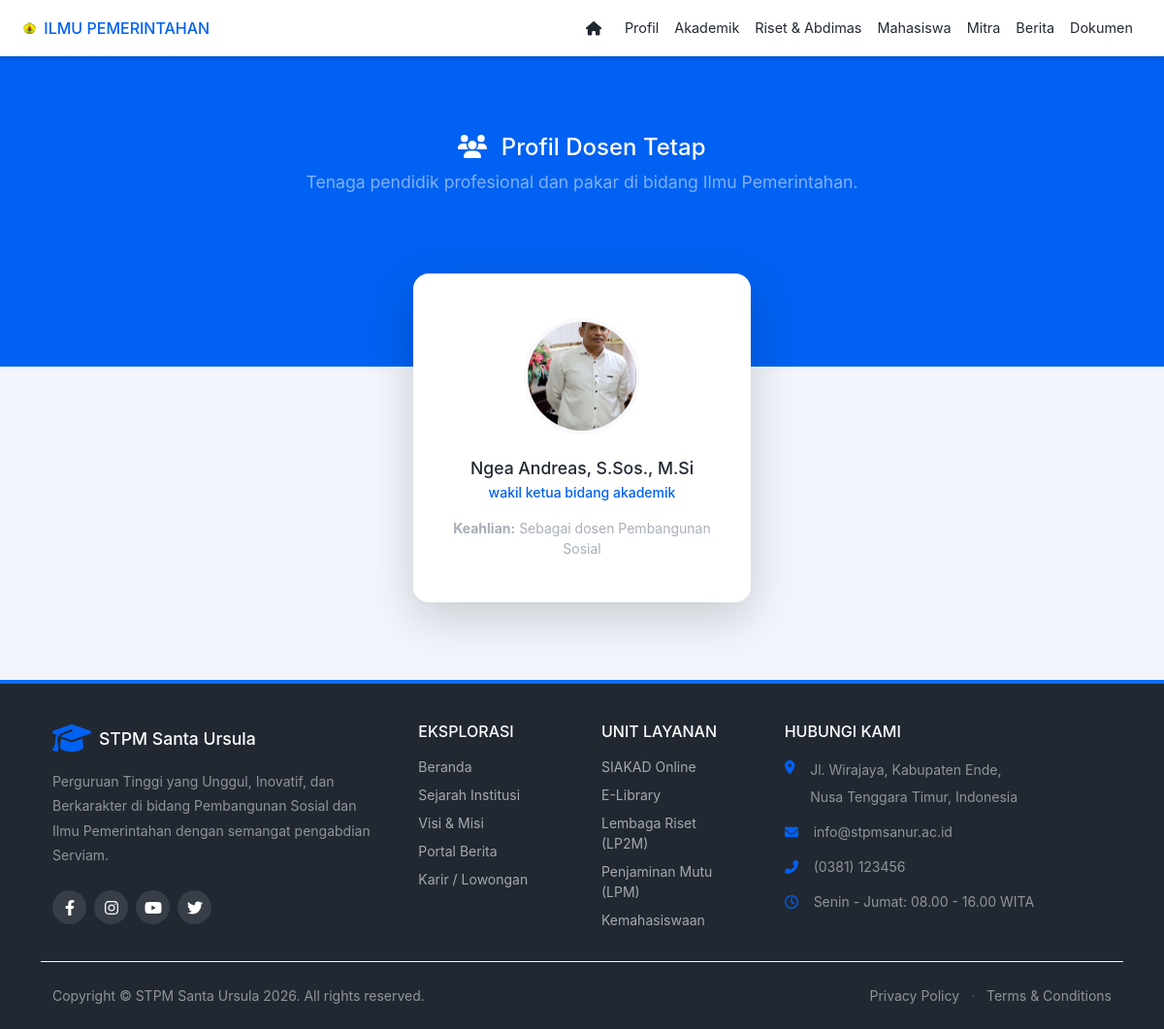
/index.php?module=ip_dosen, run on the app's committed database.
### tables this page shows
CREATE TABLE `prodi_dosen_tampil` (
  `id` int(11) NOT NULL,
  `prodi` enum('pemerintahan','sosiatri') NOT NULL,
  `dosen_id` int(11) NOT NULL,
  `jabatan_web` varchar(100) DEFAULT NULL,
  `keahlian_web` varchar(255) DEFAULT NULL,
  `foto_web` varchar(255) DEFAULT NULL
);

CREATE TABLE `dosen` (
  `id` int(11) NOT NULL,
  `user_id` int(11) DEFAULT NULL,
  `nidn` varchar(50) DEFAULT NULL,
  `nip` varchar(50) DEFAULT NULL,
  `status_dosen` varchar(50) DEFAULT NULL,
  `gelar_depan` varchar(20) DEFAULT NULL,
  `nama_lengkap` varchar(100) DEFAULT NULL,
  `gelar_belakang` varchar(20) DEFAULT NULL,
  `tempat_lahir` varchar(50) DEFAULT NULL,
  `tanggal_lahir` date DEFAULT NULL,
  `jabatan_fungsional` varchar(50) DEFAULT NULL,
  `pangkat_golongan` varchar(50) DEFAULT NULL,
  `email` varchar(100) DEFAULT NULL,
  `no_hp` varchar(20) DEFAULT NULL,
  `bidang_keahlian` varchar(255) DEFAULT NULL,
  `foto` varchar(255) DEFAULT NULL,
  `google_scholar` varchar(255) DEFAULT NULL,
  `sinta_id` varchar(50) DEFAULT NULL
);

### modul/publik/content_ip_dosen.php (the view, shortened to what this page needs)
<?php
$sql_dosen = "SELECT dt.*, d.gelar_depan, d.nama_lengkap, d.gelar_belakang
              FROM prodi_dosen_tampil dt
              JOIN dosen d ON dt.dosen_id = d.id
              WHERE dt.prodi = 'pemerintahan'";
$query_dosen = $koneksi->query($sql_dosen);
?>
<main>
    <div class="bg-primary text-white text-center pt-5 pb-10" style="min-height: 40vh;">
        <div class="container-xl px-4 pt-5">
            <h1 class="fw-bold text-white mb-2"><i class="fas fa-users me-2"></i> Profil Dosen Tetap</h1>
            <p class="lead text-white-50">Tenaga pendidik profesional dan pakar di bidang Ilmu Pemerintahan.</p>
        </div>
    </div>
    <div class="container-xl px-4 mt-n10 mb-5">
        <div class="row justify-content-center gx-4">
            <?php
            if($query_dosen && $query_dosen->num_rows > 0):
                while($d = $query_dosen->fetch_assoc()):
                    $nama = trim($d['gelar_depan'] . ' ' . $d['nama_lengkap'] . ', ' . $d['gelar_belakang'], ' ,');
                    $foto = (!empty($d['foto_web'])) ? 'uploads/profil/'.$d['foto_web'] : 'assets/img/illustrations/profiles/profile-2.png';
            ?>
            <div class="col-lg-4 col-md-6 mb-5">
                <div class="card shadow-lg border-0 rounded-4 h-100 py-4 text-center">
                    <div class="card-body">
                        <div class="avatar-lg bg-light rounded-circle mx-auto mb-4 d-flex align-items-center justify-content-center overflow-hidden" style="width: 120px; height: 120px; border: 4px solid #f8f9fa;">
                            <img src="<?= $foto ?>" alt="<?= htmlspecialchars($nama) ?>" class="img-fluid w-100 h-100" style="object-fit: cover;">
                        </div>
                        <h5 class="fw-bold text-dark mb-1"><?= htmlspecialchars($nama) ?></h5>
                        <div class="fw-bold text-primary small mb-3"><?= htmlspecialchars($d['jabatan_web']) ?></div>
                        <p class="small text-muted mb-0"><strong>Keahlian:</strong> <?= htmlspecialchars($d['keahlian_web']) ?></p>
                    </div>
                </div>
            </div>
            <?php endwhile; endif; ?>
        </div>
    </div>
</main>

### header_ip.php (style rules this page uses)
body { background-color: #f2f6fc; }

### data on the page
prodi_dosen_tampil: foto_web (picture), dosen.gelar_belakang "Ngea Andreas, S.Sos., M.Si", jabatan_web "wakil ketua bidang akademik", keahlian_web "Sebagai dosen Pembangunan Sosial"
